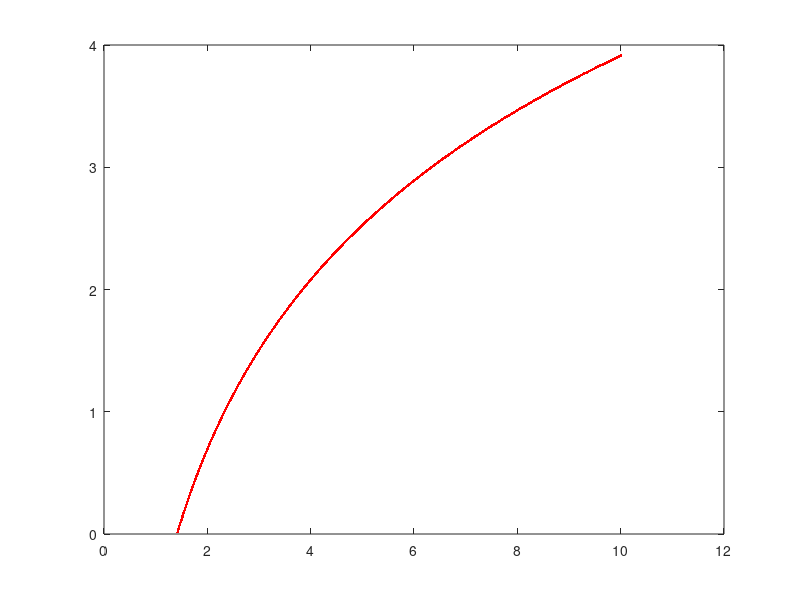

The MATLAB source for this figure:
clear all

h = 0.01;
x = sqrt(2);
y = 0;
yold = y;

k1 = x*exp(-y);
k2 = (x+(h/2)) * exp(-(y+(k1*(h/2))));
ynew = yold + (k2*h);

while x < 10 
    
    k1 = x*exp(-y);
    k2 = (x+(h/2)) * exp(-(y+(k1*(h/2))));
    ynew = yold + (k2*h);
    
    yold = ynew;
    
    x = x+h;
    y = yold;
    
    plot(x,y,'r'); hold on
    
end

y